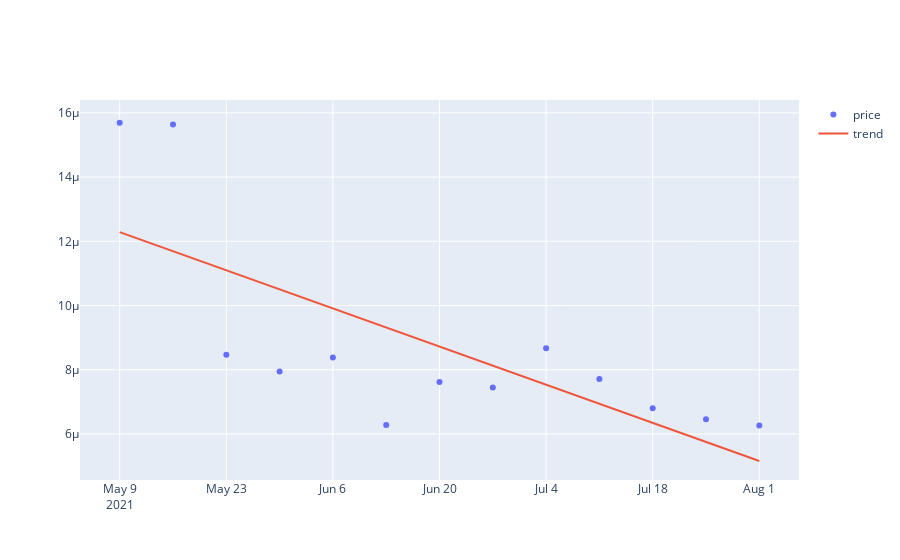

The notebook cell saved with this chart:
### Code cell
fig = go.Figure()
fig.add_trace(go.Scatter(x=df_shib_filter['snapped_at'],y=y,name='price',mode='markers'))
fig.add_trace(go.Scatter(x=df_shib_filter['snapped_at'],y=y_pred,name='trend',mode='lines'))
fig.show()

### Figure 1 — Plotly figure (JSON) as saved in the notebook; plotly's stock layout.template omitted (floating-point values rounded to 4 significant figures)
{"data": [{"mode": "markers", "name": "price", "type": "scatter", "x": ["2021-05-09T00:00:00", "2021-05-16T00:00:00", "2021-05-23T00:00:00", "2021-05-30T00:00:00", "2021-06-06T00:00:00", "2021-06-13T00:00:00", "2021-06-20T00:00:00", "2021-06-27T00:00:00", "2021-07-04T00:00:00", "2021-07-11T00:00:00", "2021-07-18T00:00:00", "2021-07-25T00:00:00", "2021-08-01T00:00:00"], "y": [1.569e-05, 1.564e-05, 8.469e-06, 7.945e-06, 8.38e-06, 6.281e-06, 7.619e-06, 7.447e-06, 8.67e-06, 7.712e-06, 6.803e-06, 6.458e-06, 6.263e-06]}, {"mode": "lines", "name": "trend", "type": "scatter", "x": ["2021-05-09T00:00:00", "2021-05-16T00:00:00", "2021-05-23T00:00:00", "2021-05-30T00:00:00", "2021-06-06T00:00:00", "2021-06-13T00:00:00", "2021-06-20T00:00:00", "2021-06-27T00:00:00", "2021-07-04T00:00:00", "2021-07-11T00:00:00", "2021-07-18T00:00:00", "2021-07-25T00:00:00", "2021-08-01T00:00:00"], "y": [1.228e-05, 1.169e-05, 1.11e-05, 1.05e-05, 9.909e-06, 9.315e-06, 8.721e-06, 8.127e-06, 7.534e-06, 6.94e-06, 6.346e-06, 5.752e-06, 5.158e-06]}], "layout": {}}
